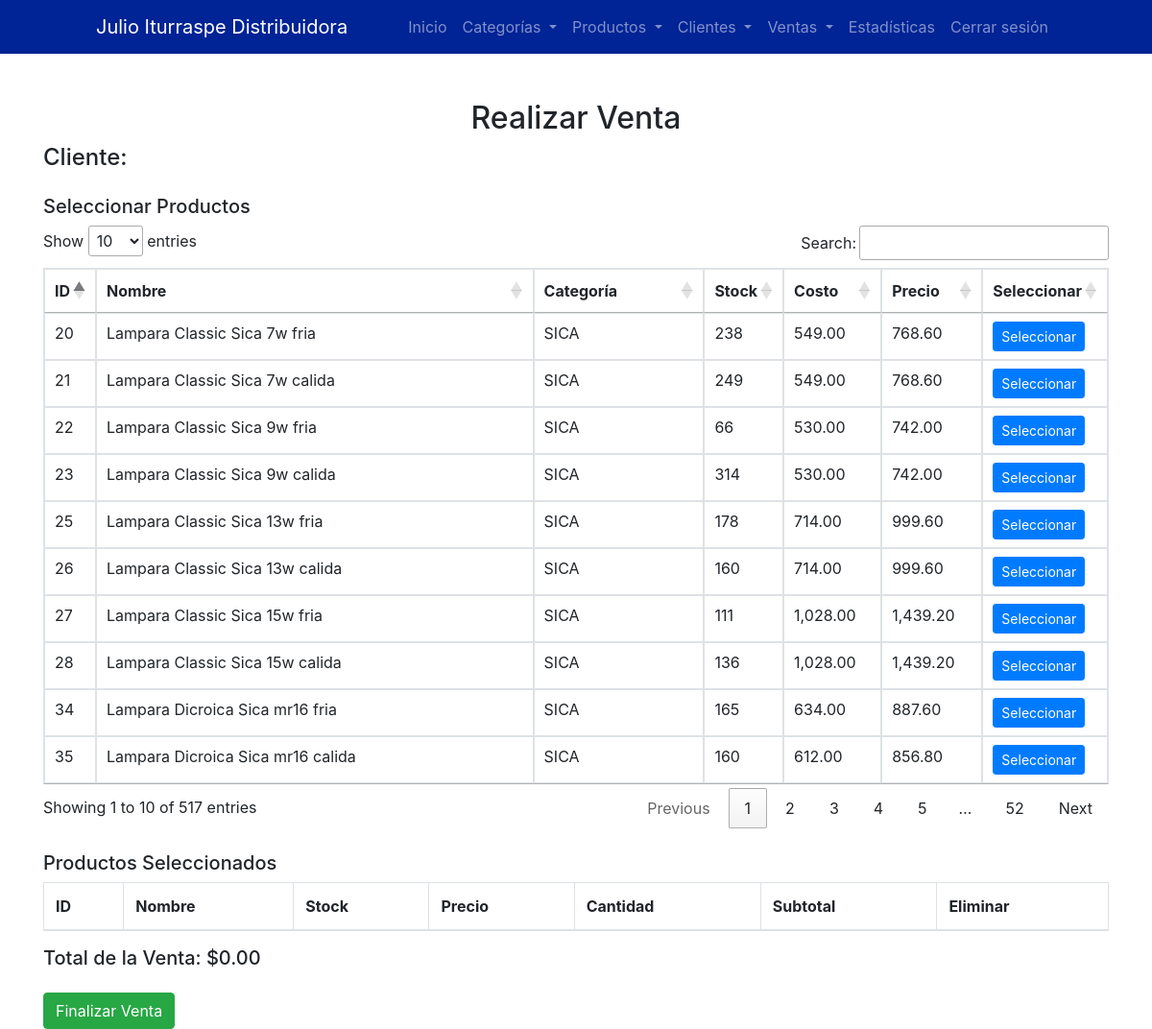
The app's page /frontend/pages/sales.php (signed in) with its own data.
### tables this page shows
CREATE TABLE `products` (
  `id` int(11) NOT NULL,
  `cod` varchar(20) NOT NULL,
  `category_id` int(11) DEFAULT NULL,
  `name` varchar(100) NOT NULL,
  `description` text,
  `stock` int(100) DEFAULT '0',
  `low_stock_level` int(11) DEFAULT '5',
  `cost` decimal(15,2) DEFAULT NULL,
  `price` decimal(15,2) DEFAULT NULL,
  `image_url` varchar(255) DEFAULT NULL,
  `list_price` decimal(15,2) NOT NULL,
  `discount1` varchar(5) DEFAULT NULL,
  `discount2` varchar(5) DEFAULT NULL,
  `discount3` varchar(5) DEFAULT NULL,
  `discount4` varchar(5) DEFAULT NULL,
  `is_active` tinyint(1) DEFAULT '1'
);

CREATE TABLE `categories` (
  `id` int(11) NOT NULL,
  `name` varchar(50) NOT NULL,
  `description` text,
  `porcentaje` decimal(5,2) DEFAULT '0.00'
);

### backend/controllers/productController.php (called while the page is built, shortened)
<?php
require_once __DIR__ . '/../config/database.php';
class ProductController {
    private $conn;
    public function __construct() {
        $database = new Database();
        $this->conn = $database->getConnection();
    }
    public function getProductsWithCalculatedPrice() {
        $query = "
            SELECT products.id, products.cod, products.name, categories.name AS category_name,
                   products.stock, products.low_stock_level, products.cost, products.image_url,
                   categories.porcentaje AS category_percentage  -- Incluir el porcentaje de la categoría
            FROM products
            JOIN categories ON products.category_id = categories.id
            WHERE products.is_active = 1";
        $stmt = $this->conn->prepare($query);
        $stmt->execute();
        $products = $stmt->fetchAll(PDO::FETCH_ASSOC);
        foreach ($products as &$product) {
            $categoryMultiplier = 1 + ($product['category_percentage'] / 100);
        }
        return $products;
    }
}

### backend/config/database.php (called while the page is built, shortened)
<?php
class Database {
    private $host = "db";
    private $db_name = "distji_s";
    private $username = "distji_s";
    private $password = "J*OqzaQ4fW";
    public function getConnection() {
        $this->conn = null;
        try {
            $this->conn = new PDO("mysql:host=" . $this->host . ";dbname=" . $this->db_name, $this->username, $this->password);
            $this->conn->setAttribute(PDO::ATTR_ERRMODE, PDO::ERRMODE_EXCEPTION);
        } catch(PDOException $exception) {
            echo "Error de conexión: " . $exception->getMessage();
        }
        return $this->conn;
    }
}

### frontend/pages/sales.php (the view, shortened to what this page needs)
<?php
require_once '../../backend/controllers/productController.php';
$clientController = new ClientController();
$productController = new ProductController();
$client_id = $_GET['client_id'];
$client = $clientController->getClientById($client_id);
$products = $productController->getProductsWithCalculatedPrice();
?>
<!DOCTYPE html>
<html lang="es">
<head>
    <link href="https://stackpath.bootstrapcdn.com/bootstrap/4.5.2/css/bootstrap.min.css" rel="stylesheet">
    <link rel="stylesheet" type="text/css" href="https://cdn.datatables.net/1.11.5/css/jquery.dataTables.min.css">
</head>
<body>
    <?php include_once '../components/navbar.php'; ?>
    <div class="container mt-5">
        <h2 class="text-center">Realizar Venta</h2>
        <h4>Cliente: <?php echo $client['name']; ?></h4>
        <h5 class="mt-4">Seleccionar Productos</h5>
        <table class="table table-bordered" id="productsTable">
            <thead>
                <tr>
                    <th>ID</th>
                    <th>Nombre</th>
                    <th>Categoría</th>
                    <th>Stock</th>
                    <th>Costo</th>
                    <th>Precio</th>
                    <th>Seleccionar</th>
                </tr>
            </thead>
            <tbody>
                <?php foreach ($products as $product): ?>
                    <tr>
                        <td><?php echo $product['id']; ?></td>
                        <td><?php echo $product['name']; ?></td>
                        <td><?php echo $product['category_name']; ?></td>
                        <td><?php echo $product['stock']; ?></td>
                        <td><?php echo number_format($product['cost'], 2); ?></td>
                        <td><?php echo number_format($product['price'], 2); ?></td>
                        <td>
                            <button class="btn btn-primary btn-sm" onclick="addProduct(<?php echo $product['id']; ?>, '<?php echo $product['name']; ?>', <?php echo $product['stock']; ?>, <?php echo $product['price']; ?>)">Seleccionar</button>
                        </td>
                    </tr>
                <?php endforeach; ?>
            </tbody>
        </table>
        <h5 class="mt-4">Productos Seleccionados</h5>
        <table class="table table-bordered" id="selectedProductsTable">
            <thead>
                <tr>
                    <th>ID</th>
                    <th>Nombre</th>
                    <th>Stock</th>
                    <th>Precio</th>
                    <th>Cantidad</th>
                    <th>Subtotal</th>
                    <th>Eliminar</th>
                </tr>
            </thead>
        </table>
        <h5>Total de la Venta: $<span id="totalSale">0.00</span></h5>
        <button class="btn btn-success mt-3" onclick="finalizeSale()">Finalizar Venta</button>
    </div>
</body>
</html>

### records on screen
products: id "20", name "Lampara Classic Sica 7w fria", category.name "SICA", stock "238", cost "549.00", price "768.60"
products: id "21", name "Lampara Classic Sica 7w calida", category.name "SICA", stock "249", cost "549.00", price "768.60"
products: id "22", name "Lampara Classic Sica 9w fria", category.name "SICA", stock "66", cost "530.00", price "742.00"
products: id "23", name "Lampara Classic Sica 9w calida", category.name "SICA", stock "314", cost "530.00", price "742.00"
products: id "25", name "Lampara Classic Sica 13w fria", category.name "SICA", stock "178", cost "714.00", price "999.60"
products: id "26", name "Lampara Classic Sica 13w calida", category.name "SICA", stock "160", cost "714.00", price "999.60"
products: id "27", name "Lampara Classic Sica 15w fria", category.name "SICA", stock "111", cost "1,028.00", price "1,439.20"
products: id "28", name "Lampara Classic Sica 15w calida", category.name "SICA", stock "136", cost "1,028.00", price "1,439.20"
products: id "34", name "Lampara Dicroica Sica mr16 fria", category.name "SICA", stock "165", cost "634.00", price "887.60"
products: id "35", name "Lampara Dicroica Sica mr16 calida", category.name "SICA", stock "160", cost "612.00", price "856.80"
